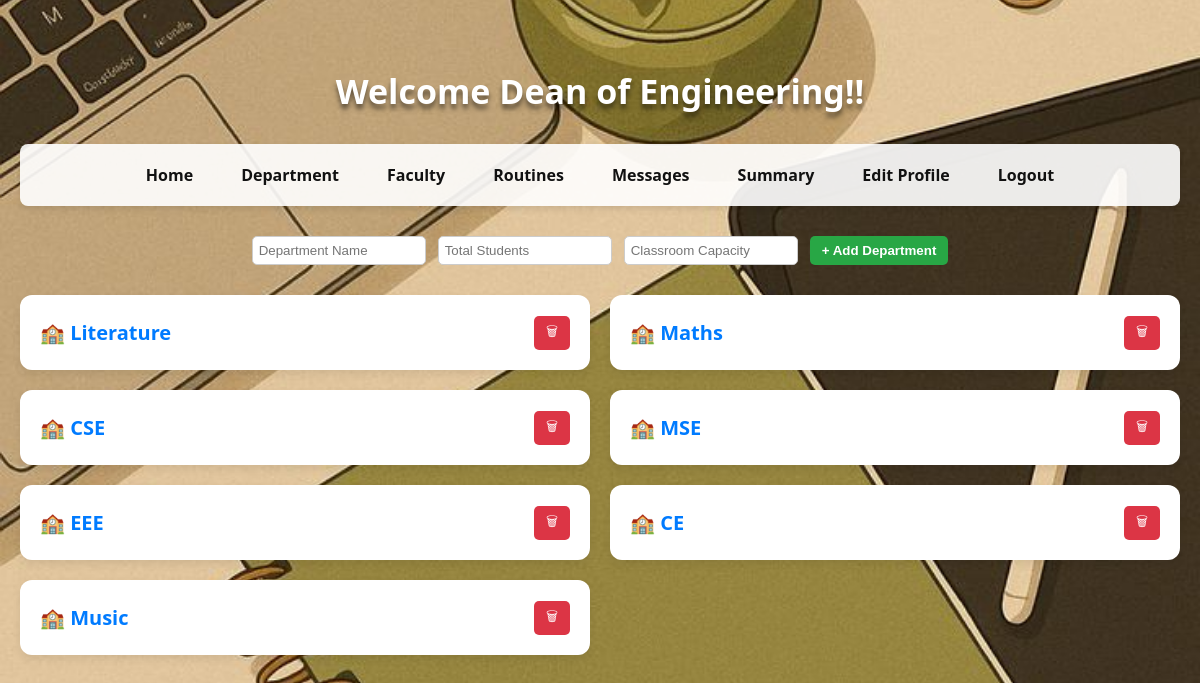
Screenshot of /departmentdetails/7 with the database file from the repository.
### application/models.py (models this page shows)
class User(db.Model):
    __tablename__='user'
    id = db.Column(db.Integer, primary_key=True, autoincrement=True)
    name = db.Column(db.String(100), nullable=False)
    email = db.Column(db.String(100), unique=True, nullable=False)
    password = db.Column(db.String(255), nullable=False)
    phone = db.Column(db.String(15), unique=True, nullable=False)
    address = db.Column(db.String(255))
    student = db.relationship("Student", back_populates="user", uselist=False, cascade="all, delete-orphan")
    teacher = db.relationship("Teacher", back_populates="user", uselist=False, cascade="all, delete-orphan")
    roles= db.relationship('UserRole', back_populates='user', cascade='all, delete-orphan')

class Department(db.Model):
    __tablename__ = 'department'
    id = db.Column(db.Integer, primary_key=True, autoincrement=True)
    name = db.Column(db.String(100), nullable=False, unique=True)
    teachers = db.relationship('Teacher', backref='department', cascade="all, delete-orphan")
    students = db.relationship('Student', backref='department', cascade="all, delete-orphan")
    sections = db.relationship('Section', backref='department', cascade="all, delete-orphan")
    subjects = db.relationship('Subject', backref='department', cascade="all, delete-orphan")
    extra_subjects = db.relationship('ExtraSubject', backref='department', cascade="all, delete-orphan")
    classrooms = db.relationship('ClassRoom', backref='department', cascade="all, delete-orphan")

### app.py (the view)
@app.route('/departmentdetails/<int:id>', methods=['GET', 'POST'])
def departmentdetails(id):
    dean_role = Role.query.filter_by(name="Dean").first()
    dean = (
        Teacher.query.join(User, User.id == Teacher.uid)
        .join(UserRole, UserRole.uid == User.id)
        .filter(UserRole.rid == dean_role.id)
        .first()
    )
    if not dean:
        flash("❌ Dean not found.")
        return redirect('/')
    if not dean_role or not any(ur.rid == dean_role.id for ur in dean.user.roles):
        flash("⚠️ Access Denied")
        return redirect('/')
    sections = Section.query.filter_by(department_id=dean.department_id).all()
    departments = Department.query.all()
    classrooms = ClassRoom.query.filter_by(department_id=dean.department_id).all()
    batches = (
        Batch.query.join(ClassRoom)
        .filter(ClassRoom.department_id == dean.department_id)
        .all()
    )
    return render_template(
        "departmentdetails.html",
        dean=dean,
        departments=departments,
        sections=sections,
        classrooms=classrooms,
        batches=batches
    )

### templates/departmentdetails.html (shortened to what this page needs)
<!DOCTYPE html>
<html lang="en">
<head>
</head>
<body>
    <h2>Welcome {{ dean.user.name }}!!</h2>
    <nav>
        <a href="/deandashboard/{{dean.id}}">Home</a>
        <a href="/departmentdetails/{{dean.id}}">Department</a>
        <a href="/showfaculty/{{dean.id}}">Faculty</a>
        <a href="/routine/{{dean.id}}">Routines</a>
        <a href="/message/{{dean.id}}">Messages</a>
        <a href="/deansummary/{{ dean.id }}">Summary</a>
        <a href="/teditprofile/{{dean.id}}">Edit Profile</a>
        <a href="/logout">Logout</a>
    </nav>
    <div class="add-department">
        <form action="/adddepartment" method="POST">
            <input type="text" name="dep_name" placeholder="Department Name" required>
            <input type="number" name="student_count" placeholder="Total Students" min="10" required>
            <input type="number" name="capacity" placeholder="Classroom Capacity" min="10" required>
            <button type="submit">+ Add Department</button>
        </form>
    </div>
    <div class="departments-container">
    {% for department in departments %}
        <div class="department-card">
            <h3 class="dept-header" onclick="toggleDept('dept-{{ department.id }}')">
                🏫 {{ department.name }}
                <form action="/deletedepartment/{{ department.id }}" method="POST"
                      onsubmit="return confirm('Are you sure you want to delete {{ department.name }}?');" style="margin:0;">
                    <button type="submit" class="delete-btn">🗑</button>
                </form>
            </h3>
        </div>
    {% endfor %}
    </div>
</body>
</html>

### templates/departmentdetails.html (style rules this page uses)
body { font-family: 'Segoe UI', Tahoma, Geneva, Verdana, sans-serif; background: url("/static/pic.jpeg") no-repeat center center/cover; margin: 0; padding: 40px 20px; }
h1, h2 { color: #fff; font-size: 34px; margin-bottom: 30px; text-shadow: 0 5px 5px rgba(0,0,0,0.5); text-align: center; }
nav { display: flex; justify-content: center; gap: 20px; margin-bottom: 30px; padding: 12px; background: rgba(255, 255, 255, 0.9); border-radius: 8px; box-shadow: 0 3px 6px rgba(0,0,0,0.1); }
nav a { color: rgb(17, 17, 17); text-decoration: none; font-weight: bold; padding: 8px 14px; border-radius: 6px; transition: background 0.2s; }
.add-department { text-align: center; margin: 20px 0 30px; }
.add-department form { display: flex; justify-content: center; gap: 12px; flex-wrap: wrap; }
.add-department input, .add-department select { padding: 6px; border-radius: 5px; border: 1px solid #ccc; width: 160px; }
.add-department button { padding: 6px 12px; background-color: #28a745; color: white; border: none; border-radius: 5px; cursor: pointer; font-weight: bold; }
.departments-container { display: grid; grid-template-columns: repeat(2, 1fr); gap: 20px; justify-items: stretch; }
.department-card { background-color: #fff; width: 100%; border-radius: 12px; box-shadow: 0 4px 8px rgba(0,0,0,0.08); padding: 20px; box-sizing: border-box; transition: transform 0.2s; }
.dept-header { font-size: 20px; font-weight: bold; color: #007BFF; margin: 0; cursor: pointer; display: flex; justify-content: space-between; align-items: center; }
.delete-btn { background: #dc3545; color: white; border: none; padding: 6px 12px; border-radius: 5px; cursor: pointer; }

### rows the page displays
User: user.name "Dean of Engineering"
Department: name "Literature"
Department: name "Maths"
Department: name "CSE"
Department: name "MSE"
Department: name "EEE"
Department: name "CE"
Department: name "Music"
